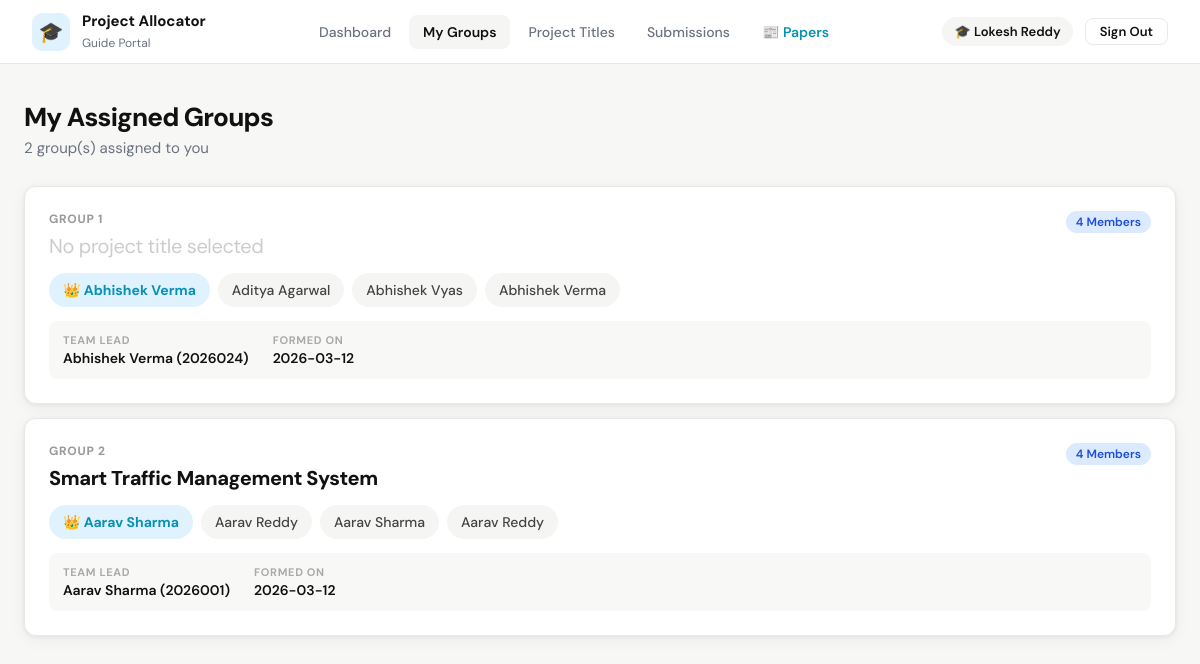
The page /guide/groups (signed in) on the database its author committed.
### tables this page shows
CREATE TABLE project_group (
            id INTEGER PRIMARY KEY AUTOINCREMENT,
            team_lead_id INTEGER,
            project_title TEXT,
            guide_id INTEGER,
            created_at TEXT DEFAULT CURRENT_TIMESTAMP, title_finalized INTEGER DEFAULT 0,
            FOREIGN KEY(team_lead_id) REFERENCES student(id),
            FOREIGN KEY(guide_id) REFERENCES guide(id)
        );

CREATE TABLE student (
            id INTEGER PRIMARY KEY AUTOINCREMENT,
            name TEXT NOT NULL,
            prn TEXT UNIQUE NOT NULL,
            division TEXT,
            department TEXT,
            email TEXT UNIQUE,
            password TEXT,
            created_at TEXT DEFAULT CURRENT_TIMESTAMP
        );

### app.py (the view)
@app.route('/guide/groups')
@login_required('guide')
def guide_groups():
    conn = get_db()
    guide_id = session['user_id']
    groups_raw = conn.execute("""
        SELECT pg.id, pg.project_title, pg.title_finalized,
               s.name as lead_name, s.prn as lead_roll,
               pg.created_at
        FROM project_group pg
        LEFT JOIN student s ON pg.team_lead_id = s.id
        WHERE pg.guide_id=?
        ORDER BY pg.created_at DESC
    """, (guide_id,)).fetchall()
    groups = []
    for grp in groups_raw:
        members = conn.execute("""
            SELECT s.name, s.prn, s.email,
                   CASE WHEN pg.team_lead_id = s.id THEN 1 ELSE 0 END as is_lead
            FROM group_member gm
            JOIN student s ON gm.student_id = s.id
            JOIN project_group pg ON gm.group_id = pg.id
            WHERE gm.group_id=?
        """, (grp['id'],)).fetchall()
        groups.append({'group': grp, 'members': members})
    conn.close()
    return render_template('guide/groups.html', groups=groups)

### app.py (called while the page is built)
def get_db():
    conn = sqlite3.connect(DB)
    conn.row_factory = sqlite3.Row
    return conn

def login_required(role):
    def decorator(f):
        @wraps(f)
        def decorated(*args, **kwargs):
            if session.get('role') != role:
                flash('Please login to continue.', 'warning')
                return redirect(url_for('login'))
            return f(*args, **kwargs)
        return decorated
    return decorator

### templates/guide/groups.html (shortened to what this page needs)
{% extends "base.html" %}
{% block content %}
<div class="page fade-in">
  <div class="page-header">
    <h1>My Assigned Groups</h1>
    <p>{{ groups|length }} group(s) assigned to you</p>
  </div>
  {% if not groups %}
  <div class="card">
    <div class="empty">
      <div class="empty-icon">👥</div>
      <h3>No Groups Assigned</h3>
      <p>The coordinator will assign student groups to you. Check back later.</p>
    </div>
  </div>
  {% else %}
  <div style="display:flex;flex-direction:column;gap:14px;">
    {% for item in groups %}
    {% set g = item.group %}
    {% set members = item.members %}
    <div class="card">
      <div style="display:flex;justify-content:space-between;align-items:flex-start;margin-bottom:14px;">
        <div>
          <div style="font-size:12px;font-weight:700;color:#999;text-transform:uppercase;letter-spacing:0.06em;margin-bottom:6px;">GROUP {{ loop.index }}</div>
          <div style="font-size:20px;font-weight:800;letter-spacing:-0.02em;">
            {{ g.project_title or '<span style="color:#ccc;font-weight:400;">No project title selected</span>'|safe }}
          </div>
        </div>
        <span class="badge badge-blue">{{ members|length }} Members</span>
      </div>
      <div style="display:flex;gap:8px;flex-wrap:wrap;margin-bottom:14px;">
        {% for m in members %}
        <div style="display:flex;align-items:center;gap:8px;padding:8px 14px;border-radius:20px;background:{% if m.is_lead %}#e0f2fe{% else %}#f5f5f3{% endif %};">
          <span style="font-size:14px;font-weight:{% if m.is_lead %}700{% else %}500{% endif %};color:{% if m.is_lead %}#0891b2{% else %}#444{% endif %};">
            {% if m.is_lead %}👑{% endif %} {{ m.name }}
          </span>
        </div>
        {% endfor %}
      </div>
      <div style="padding:12px 14px;background:#f8f8f6;border-radius:8px;display:flex;gap:24px;flex-wrap:wrap;">
        <div>
          <div style="font-size:11px;font-weight:700;text-transform:uppercase;letter-spacing:0.06em;color:#aaa;">Team Lead</div>
          <div style="font-size:14px;font-weight:600;margin-top:2px;">{{ g.lead_name }} ({{ g.lead_roll }})</div>
        </div>
        <div>
          <div style="font-size:11px;font-weight:700;text-transform:uppercase;letter-spacing:0.06em;color:#aaa;">Formed On</div>
          <div style="font-size:14px;font-weight:600;margin-top:2px;">{{ g.created_at[:10] if g.created_at else '—' }}</div>
        </div>
      </div>
    </div>
    {% endfor %}
  </div>
  {% endif %}
</div>
{% endblock %}

### templates/base.html (style rules this page uses)
*, *::before, *::after { box-sizing: border-box; margin: 0; padding: 0; }
html { scroll-behavior: smooth; }
body { font-family: 'DM Sans', sans-serif; background: #f7f7f5; color: #111; min-height: 100vh; }
:root { --coord: #7c3aed; --guide: #0891b2; --student: #059669; --danger: #dc2626; --warning: #d97706; --border: #e8e8e4; --surface: #ffffff; --muted: #6b7280; --radius: 12px; --shadow: 0 1px 4px rgba(0,0,0,0.06), 0 4px 16px rgba(0,0,0,0.05); --shadow-lg: 0 8px 32px rgba(0,0,0,0.10); }
.page { max-width: 1200px; margin: 0 auto; padding: 36px 24px; }
.page-header { margin-bottom: 28px; }
.page-header h1 { font-size: 26px; font-weight: 800; letter-spacing: -0.03em; }
.page-header p { color: var(--muted); margin-top: 4px; font-size: 15px; }
.card { background: var(--surface); border: 1px solid var(--border); border-radius: var(--radius); padding: 24px; box-shadow: var(--shadow); }
.badge { display: inline-flex; align-items: center; padding: 3px 10px; border-radius: 20px; font-size: 12px; font-weight: 600; }
.badge-blue { background: #dbeafe; color: #1d4ed8; }
.fade-in { animation: fadeIn 0.3s ease; }

### rows shown on the page
project_group: project_title "No project title selected", created_at "2026-03-12"
student: name "Abhishek Verma", lead_name "Abhishek Verma", lead_roll "2026024"
student: name "Aditya Agarwal"
student: name "Abhishek Vyas"
student: name "Abhishek Verma"
project_group: project_title "Smart Traffic Management System", created_at "2026-03-12"
student: name "Aarav Sharma", lead_name "Aarav Sharma", lead_roll "2026001"
student: name "Aarav Reddy"
student: name "Aarav Sharma"
student: name "Aarav Reddy"

### other values the page prints
{{ session.role|capitalize }} "Guide"
{{ session.user_name }} "Lokesh Reddy"
{{ groups|length }} "2"
{{ members|length }} "4" "4"
